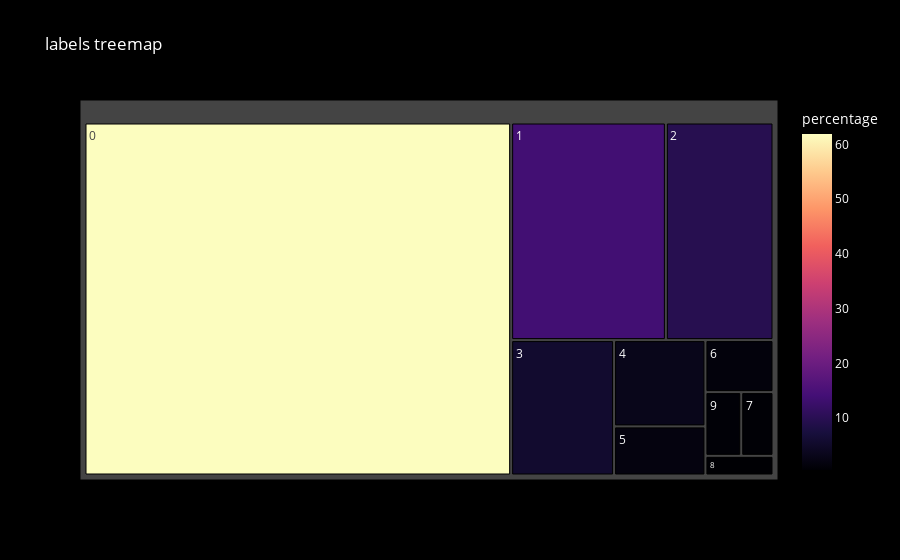

Source (notebook cell):
### Code cell
df = pd.DataFrame(data_graph_labels)
fig = px.treemap(df, path=['labels'], values='percentage',
                 color='percentage', color_continuous_scale='Magma',
                 title='labels treemap')
fig.update_layout(
    paper_bgcolor='black',  
    plot_bgcolor='black',   
    font_color='white'      
)
fig.show()

### Figure 1 — Plotly figure (JSON) as saved in the notebook; plotly's stock layout.template omitted (floating-point values rounded to 4 significant figures)
{"data": [{"branchvalues": "total", "customdata": [[61.92], [13.84], [9.628], [5.73], [3.242], [1.845], [1.456], [0.8452], [0.5505], [0.9384]], "domain": {"x": [0, 1], "y": [0, 1]}, "hovertemplate": "labels=%{label}<br>percentage_sum=%{value}<br>parent=%{parent}<br>id=%{id}<br>percentage=%{color}<extra></extra>", "ids": ["0", "1", "2", "3", "4", "5", "6", "7", "8", "9"], "labels": ["0", "1", "2", "3", "4", "5", "6", "7", "8", "9"], "marker": {"coloraxis": "coloraxis", "colors": [61.92, 13.84, 9.628, 5.73, 3.242, 1.845, 1.456, 0.8452, 0.5505, 0.9384]}, "name": "", "parents": ["", "", "", "", "", "", "", "", "", ""], "type": "treemap", "values": [61.92, 13.84, 9.628, 5.73, 3.242, 1.845, 1.456, 0.8452, 0.5505, 0.9384]}], "layout": {"coloraxis": {"colorbar": {"title": {"text": "percentage"}}, "colorscale": [[0, "#000004"], [0.1111, "#180f3d"], [0.2222, "#440f76"], [0.3333, "#721f81"], [0.4444, "#9e2f7f"], [0.5556, "#cd4071"], [0.6667, "#f1605d"], [0.7778, "#fd9668"], [0.8889, "#feca8d"], [1, "#fcfdbf"]]}, "font": {"color": "white"}, "legend": {"tracegroupgap": 0}, "paper_bgcolor": "black", "plot_bgcolor": "black", "title": {"text": "labels treemap"}}}
